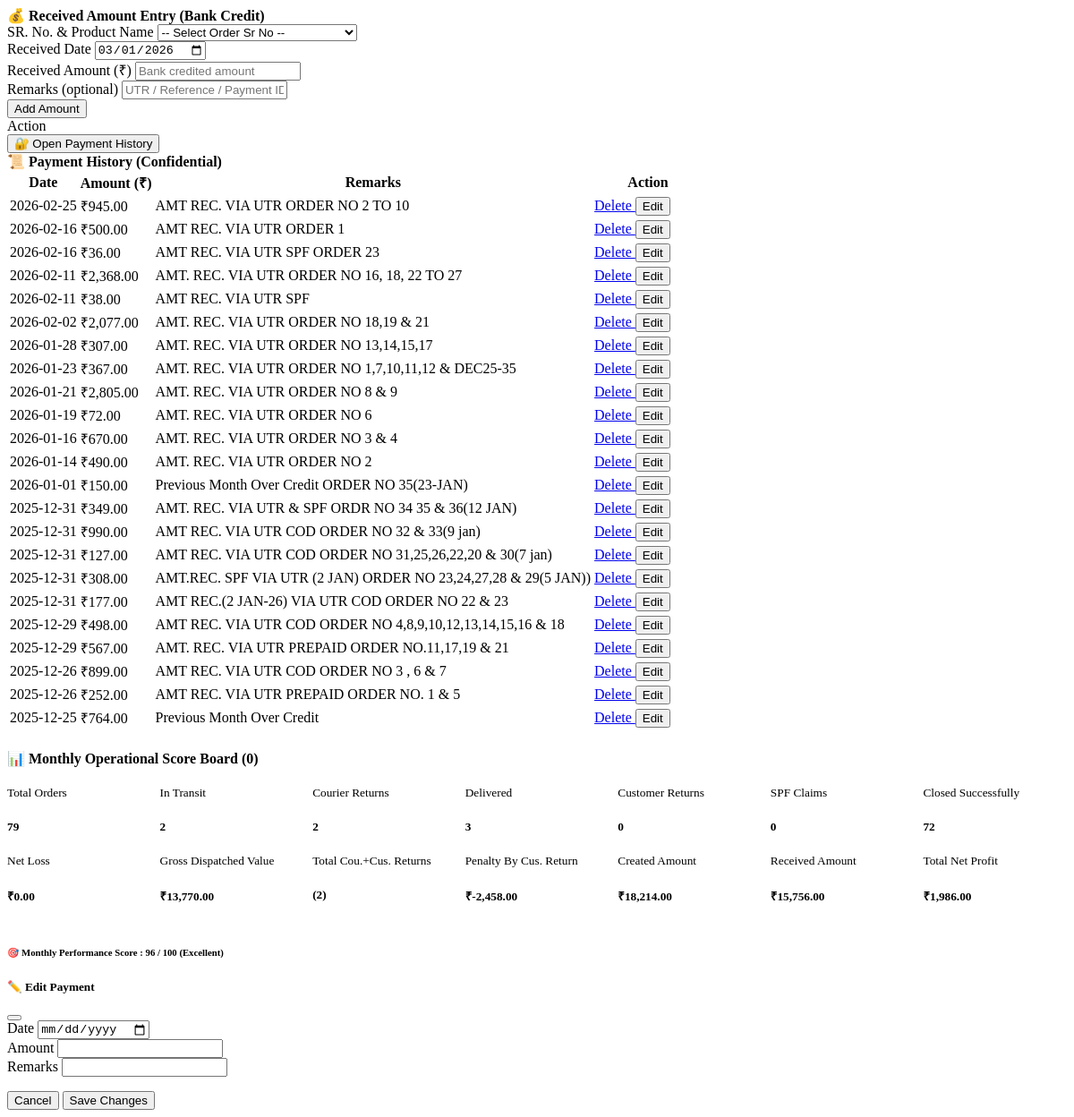
Screenshot of /flipkart_dashboard/score_board.php (signed in) with the database file from the repository.
### tables this page shows
CREATE TABLE `received_payments` (
  `id` int(11) NOT NULL,
  `sr_no` varchar(30) NOT NULL,
  `received_date` date NOT NULL,
  `received_amount` decimal(10,2) NOT NULL,
  `remarks` varchar(255) DEFAULT NULL,
  `created_at` timestamp NOT NULL DEFAULT current_timestamp()
);

### flipkart_dashboard/score_board.php (the view, shortened to what the rows shown need)
<?php
require_once 'db.php';
$payments = [];
$paymentWhere = "";
$sql = "SELECT id, received_date, received_amount, remarks
        FROM received_payments
        $paymentWhere
        ORDER BY received_date DESC, id DESC";
$result = mysqli_query($conn, $sql);
if ($result) {
    while ($row = mysqli_fetch_assoc($result)) {
        $payments[] = $row;
    }
}
?>
<div class="card mb-4 border-info">
    <div class="card-body">
        <form method="post">
            <div class="collapse mt-3" id="paymentHistoryLocker">
                <div class="card border-secondary">
                    <div class="card-body p-0">
                        <div class="table-responsive">
                            <table class="table table-bordered table-sm mb-0 text-center align-middle">
                                <thead class="table-light">
                                    <tr>
                                        <th>Date</th>
                                        <th>Amount (₹)</th>
                                        <th>Remarks</th>
                                        <th style="width:120px;">Action</th>
                                    </tr>
                                </thead>
                                <tbody>
                                    <?php if (!empty($payments)): ?>
                                        <?php foreach ($payments as $p): ?>
                                            <tr>
                                                <td><?= htmlspecialchars($p['received_date']) ?></td>
                                                <td class="text-success fw-bold">
                                                    ₹<?= number_format($p['received_amount'], 2) ?>
                                                </td>
                                                <td><?= htmlspecialchars($p['remarks']) ?></td>
                                                <td>
                                                    <a href="?delete_payment=<?= $p['id'] ?>"
                                                        class="btn btn-sm btn-danger"
                                                        onclick="return confirm('Delete this entry?');">
                                                        Delete
                                                    </a>
                                                    <button
                                                        class="btn btn-sm btn-warning edit-btn"
                                                        data-id="<?= $p['id'] ?>"
                                                        data-date="<?= $p['received_date'] ?>"
                                                        data-amount="<?= $p['received_amount'] ?>"
                                                        data-remarks="<?= htmlspecialchars($p['remarks'], ENT_QUOTES) ?>">
                                                        Edit
                                                    </button>
                                                </td>
                                            </tr>
                                        <?php endforeach; ?>
                                    <?php else: ?>
                                        <tr>
                                            <td colspan="4" class="text-muted">No records found</td>
                                        </tr>
                                    <?php endif; ?>
                                </tbody>
                            </table>
                        </div>
                    </div>
                </div>
            </div>
        </form>
    </div>
</div>

### rows the page displays
received_payments: received_date "2026-02-25", received_amount "945.00", remarks "AMT REC. VIA UTR ORDER NO 2 TO 10"
received_payments: received_date "2026-02-16", received_amount "500.00", remarks "AMT REC. VIA UTR ORDER 1"
received_payments: received_date "2026-02-16", received_amount "36.00", remarks "AMT REC. VIA UTR SPF ORDER 23"
received_payments: received_date "2026-02-11", received_amount "2,368.00", remarks "AMT. REC. VIA UTR ORDER NO 16, 18, 22 TO 27"
received_payments: received_date "2026-02-11", received_amount "38.00", remarks "AMT REC. VIA UTR SPF"
received_payments: received_date "2026-02-02", received_amount "2,077.00", remarks "AMT. REC. VIA UTR ORDER NO 18,19 & 21"
received_payments: received_date "2026-01-28", received_amount "307.00", remarks "AMT. REC. VIA UTR ORDER NO 13,14,15,17"
received_payments: received_date "2026-01-23", received_amount "367.00", remarks "AMT. REC. VIA UTR ORDER NO 1,7,10,11,12 & DEC25-35"
received_payments: received_date "2026-01-21", received_amount "2,805.00", remarks "AMT. REC. VIA UTR ORDER NO 8 & 9"
received_payments: received_date "2026-01-19", received_amount "72.00", remarks "AMT. REC. VIA UTR ORDER NO 6"
received_payments: received_date "2026-01-16", received_amount "670.00", remarks "AMT. REC. VIA UTR ORDER NO 3 & 4"
received_payments: received_date "2026-01-14", received_amount "490.00", remarks "AMT. REC. VIA UTR ORDER NO 2"
received_payments: received_date "2026-01-01", received_amount "150.00", remarks "Previous Month Over Credit ORDER NO 35(23-JAN)"
received_payments: received_date "2025-12-31", received_amount "349.00", remarks "AMT. REC. VIA UTR & SPF ORDR NO 34 35 & 36(12 JAN)"
received_payments: received_date "2025-12-31", received_amount "990.00", remarks "AMT REC. VIA UTR COD ORDER NO 32 & 33(9 jan)"
received_payments: received_date "2025-12-31", received_amount "127.00", remarks "AMT REC. VIA UTR COD ORDER NO 31,25,26,22,20 & 30(7 jan)"
received_payments: received_date "2025-12-31", received_amount "308.00", remarks "AMT.REC. SPF VIA UTR (2 JAN) ORDER NO 23,24,27,28 & 29(5 JAN))"
received_payments: received_date "2025-12-31", received_amount "177.00", remarks "AMT REC.(2 JAN-26) VIA UTR COD ORDER NO 22 & 23"
received_payments: received_date "2025-12-29", received_amount "498.00", remarks "AMT REC. VIA UTR COD ORDER NO 4,8,9,10,12,13,14,15,16 & 18"
received_payments: received_date "2025-12-29", received_amount "567.00", remarks "AMT. REC. VIA UTR PREPAID ORDER NO.11,17,19 & 21"
received_payments: received_date "2025-12-26", received_amount "899.00", remarks "AMT REC. VIA UTR COD ORDER NO 3 , 6 & 7"
received_payments: received_date "2025-12-26", received_amount "252.00", remarks "AMT REC. VIA UTR PREPAID ORDER NO. 1 & 5"
received_payments: received_date "2025-12-25", received_amount "764.00", remarks "Previous Month Over Credit"

### other values shown
$totalmthOrders "0"
$total_orders "79"
$dispatched "2"
$returned_orders "2"
$delivered_orders "3"
$customer_returns "0"
$spf_claims "0"
$inward_to_shop "72"
$net_loss "0.00"
$gross_dispatched_value "13,770.00"
$total_returns "2"
$disc_display "-2,458.00"
$created_amount "18,214.00"
$received_amount "15,756.00"
$net_profit "1,986.00"
